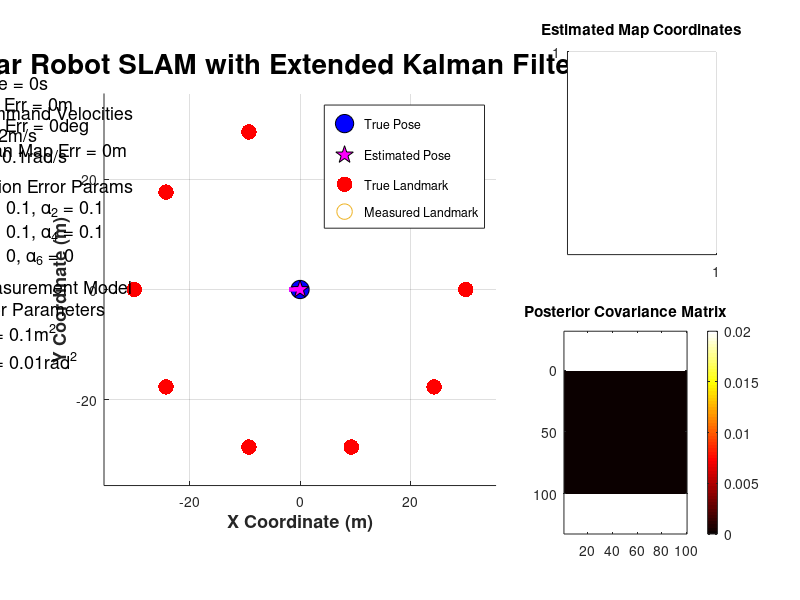

Recreate this plot in MATLAB. (Note: this script raises an error after producing the figure.)
%% ================= Special Problems Summer 2018 =========================
% Topic:    Demonstration of Simulataneous Localization & Mapping (SLAM)
%           with the Extended Kalman Filter (EKF)
% Student:  Sanandeesh Kamat (M.Sc candidate)
% Adivisor: Dr. Zoran Gajik
% School:   Rutgers University - Graduate School of Engineering
%           Electical & Computer Engineering 
% Source:   S. Thrun, "Probabilistic Robotics", MIT Press (2006)
% =========================================================================

function [] = mainEKFSLAM()
    clc;
    close all;
    bVideo = false;
    if bVideo
        hVidWrtr = VideoWriter('./EKFSLAM.avi');
        open(hVidWrtr);
    end
    Ts = 0.1;   % Time Step (s)
    v  = 2;     % Commanded Translational Velocity (m/s)
    w  = 0.1;   % Commanded Angular Velocity (rad/s)
    % Initialize True Pose
    pose = [0;  % x (m)
            0;  % y (m)
            pi]; % bearing (rad)
    trailLength = 200; 
    posTrail = zeros(2, trailLength); % Circular Buffer of Past Robot Positions
    theta = pose(3);
    % Initialize Map of Landmark Features
    numLandmarks = 10;
    rngLandmarks = 30;
    map = InitMap(rngLandmarks, numLandmarks);
    % Initialize the Estimated Posterior/Belief of State: 1st & 2nd Moments of Gaussian Rand Vector
    % First Moment of the Belief
    % First three elements are the robot pose (x_t,y_t,theta_t), the remainder are landmark coordinates (x_i, y_i)
    dimState   = 3+2*numLandmarks; % Dimensionality of SLAM State
    muState    = zeros(dimState,1); 
    muState(3) = pi;
    covState   = diag(0.1*ones(1,dimState)); % Second Moment of the Belief
    covState(1:3,1:3) = 0;
    muPosTrail = zeros(2, trailLength); % Circular Buffer of Past Robot Positions 
    muMapTrail = NaN*zeros(2*numLandmarks, trailLength); % Circular Buffer of Past Robot Positions 
    % Define Motion Error Parameters
    alphaVal = 0.1;
    alphaVec = [alphaVal, alphaVal, alphaVal, alphaVal, 0, 0];
    % Define Measurement Error Parameters
    varObs = [0.1;   % Variance of Measured Range (m^2)
              0.01]; % Variance of Measured Bearing (rad^2)
    % Initialize Figure
    time = 0;
    maxTime  = 100; % sec 
    numSteps = floor(maxTime/Ts);
    [hFig,     hCurrPos,   hCurrAz,  hTrail, ...
     hObs,     hCurrMuPos, hPostPDF, hCurrMuAz, ...
     hMuTrail, hDynText,   hEstMap, hMapTrail] = InitFigure(pose, theta, posTrail, map, v, w, alphaVec, varObs, muMapTrail);
    % ======================== Begin Simulation ======================== 
    for iStep = 1:numSteps
        if ishandle(hFig)
            time = time + Ts; % Update Time
            % =============== Motion & Measurement Models ================  
            % Generate the Next Robot Pose with the Noisy Velocity Motion Model
            [pose] = GenerateNextPose(v, w, Ts, pose, alphaVec);
            theta = pose(3);
            % Update Position Trail (Circular Buffer)
            posTrail(:, 1:end-1) =  posTrail(:,2:end);
            posTrail(:,end)      = [pose(1);   % x
                                    pose(2)];  % y
            % Generate Noisy Local Observations of Landmarks (Range/Bearing)
            obsLocal  = GenerateMeasurements(pose, map, varObs);
            obsGlobal = Local2Global(pose, obsLocal); % Transform into Global (x/y) Coordinates
            % =================== EKF SLAM ===================  
            [muState, covState] = EKFSLAM(muState, covState, v, w, obsLocal, alphaVec, varObs);
            % Compute Mapping Errors
            muMap = ones(size(map));
            muMap(1,:) = muState(4:2:end); % x coords of estimated landmarks
            muMap(2,:) = muState(5:2:end); % y coords of estimated landmarks
            mapErr = mean(mean((map(1:2,:)-muMap(1:2,:)).^2));
            muTheta = muState(3);
            % Update Est. Position Trail (Circular Buffer)
            muPosTrail(:,1:end-1) = muPosTrail(:,2:end);
            muPosTrail(:,end)     = [muState(1);   % x
                                     muState(2)];  % y 
            % Update Est. Map Trail (Circular Buffer)
            muMapTrail(:,1:end-1) = muMapTrail(:,2:end);
            muMapTrail(:,end)     = muState(4:end);
            % =================== Update Figure ===================  
            % Update True Robot Pose
            pointingVec = [pose(1), pose(1)+2*cos(theta);
                           pose(2), pose(2)+2*sin(theta)];
            set(hCurrPos, 'XData',  pose(1),          'YData', pose(2));          % Current x/y Pos
            set(hCurrAz,  'XData',  pointingVec(1,:), 'YData', pointingVec(2,:)); % Current Pointing Angle
            set(hTrail,   'XData',  posTrail(1,:),    'YData', posTrail(2,:));    % Pose Trail
            % Update Robot Measurements
            set(hObs,     'XData',  obsGlobal(1,:),   'YData', obsGlobal(2,:));
            % Update Posterior Belief
            muPointingVec = [muState(1), muState(1)+2*cos(muTheta);
                             muState(2), muState(2)+2*sin(muTheta)];
            set(hCurrMuPos, 'XData', muState(1),         'YData',  muState(2));        % Current x/y Pos Estimate
            set(hCurrMuAz,  'XData', muPointingVec(1,:),'YData',  muPointingVec(2,:)); % Current Pointing Angle Estimate
            set(hMuTrail,   'XData', muPosTrail(1,:),   'YData', muPosTrail(2,:));     % Estimated Pose Trail
            set(hEstMap,    'XData', muMap(1,:),        'YData', muMap(2,:));          % Latest Map Estimate
            for iLM = 1:numLandmarks
                set(hMapTrail(iLM), 'XData', muMapTrail(2*iLM-1,:), 'YData', muMapTrail(2*iLM,:));          % Latest Map Estimate
            end
            set(hPostPDF,   'CData', covState);                                        % Covariance Matrix of State 
            % Update Text Descriptions
            posErr = round(sqrt((muState(1)-pose(1))^2+(muState(2)-pose(2))^2), 2); % m
            angErr = round(180/pi*(muState(3)-pose(3)), 0); % deg
            [descr] = GetDynamicText(time, posErr, angErr, mapErr);
            set(hDynText, 'str', descr);
            drawnow;
            if bVideo % Write to Video
                currFrame = getframe(hFig);
                writeVideo(hVidWrtr, currFrame);
            end
        else
            break;
        end
    end
    if bVideo
        close(hVidWrtr);
    end
    return;
end

%% Transform Observations from Local (Range/Bearing) to Global (x/y) Coordinate System
function [obsGlobal] = Local2Global(pose, obsLocal)
    obsGlobal = zeros(size(obsLocal));
    numLandmarks = size(obsLocal, 2);
    for iObs = 1:numLandmarks
        %                         Range              Global Bearing
        obsGlobal(1,iObs) = obsLocal(1,iObs)*cos(obsLocal(2,iObs)+pose(3))+pose(1);
        obsGlobal(2,iObs) = obsLocal(1,iObs)*sin(obsLocal(2,iObs)+pose(3))+pose(2);
    end
    return;
end

%% Generate Measurements
function [obs] = GenerateMeasurements(pose, map, varObs)
    obs = ones(size(map));
    numLandmarks = size(map, 2);
    for iObs = 1:numLandmarks
        deltaX = map(1, iObs)-pose(1);
        deltaY = map(2, iObs)-pose(2);
        %              Deterministic                   Random Error
        obs(1, iObs) = sqrt(deltaX^2 + deltaY^2)     + normrnd(0, varObs(1)); % Measured Range (m)
        obs(2, iObs) = atan2(deltaY, deltaX)-pose(3) + normrnd(0, varObs(2)); % Measured Bearing (rad)
        % Keep Measured Bearing b/w +[0,..,2PI]                     
%         obs(2, iObs) = mod(obs(2, iObs)+2*pi, 2*pi);
    end
    return;
end

%% Initialize Map
% INPUTS
% range: range of each landmark from the origin
% numLandmarks: Number of initialized landmarks
% OUTPUTS
% map: matrix of map landmark coordiantes
function [map] = InitMap(range, numLandmarks)
    % Compute Azimuths of Landmarks (radians)
    angles = [0:(2*pi/numLandmarks):(2*pi/numLandmarks*(numLandmarks-1))];
    map = ones( 3, numLandmarks);
    % Compute x/y coordinates of each landmark (signatures are all 1)
    for iLandmark = 1:numLandmarks
        map(1,iLandmark) = range*cos(angles(iLandmark));
        map(2,iLandmark) = range*sin(angles(iLandmark));
    end
    return;
end


%% Initialize Figure
function [hFig,     hCurrPos,   hCurrAz,  hTrail, ...
          hObs,     hCurrMuPos, hPostPDF, hCurrMuAz, ...
          hMuTrail, hDynText, hEstMap, hMapTrail] = InitFigure(pose, theta, posTrail, map, v, w, alpha, varObs, mapTrail)
    s = get(0, 'ScreenSize');
    hFig = figure('Position', [0 0 s(3) s(4)]);
    % ============== Subplot 1: Robot & Landmark Positions ==============
    subplot(2, 3, [1, 2, 4, 5]);
    % True Robot Pose
    hCurrPos = scatter(pose(1), pose(2), 175, 'b', 'filled', 'MarkerEdgeColor', 'k'); hold on; 
    hCurrAz  = plot([pose(1), pose(1)+2*cos(theta)], [pose(2), pose(2)+2*sin(theta)], 'b', 'LineWidth', 3);
    hTrail   = plot( posTrail(1,:), posTrail(2,:), '--b');
    % Map Landmarks and Observations
    hMap = scatter(map(1,:), map(2,:), 125, 'r', 'filled');   
    hObs = scatter(      [],       [], 125, 'b');
    % Estimatd Robot Pose
    hCurrMuPos = scatter(pose(1), pose(2), 175, 'm', 'filled', 'pentagram', 'MarkerEdgeColor', 'k');
    hCurrMuAz  = plot([pose(1), pose(1)+2*cos(theta)], [pose(2), pose(2)+2*sin(theta)], 'm', 'LineWidth', 3);
    hMuTrail   = plot(posTrail(1,:), posTrail(2,:), '--m');
    % Axes/Text/etc.
    title('Planar Robot SLAM with Extended Kalman Filter (EKF)', 'fontsize', 20);
    xlabel('X Coordinate (m)', 'fontweight', 'bold', 'fontsize', 13);
    ylabel('Y Coordinate (m)', 'fontweight', 'bold', 'fontsize', 13);
    descr = GetDynamicText(0, 0, 0, 0);
    hDynText   = text( -60, 31, descr, 'FontSize', 13);
    descr = GetParamText(v, w, alpha, varObs);
    text( -60, 9, descr, 'FontSize', 13);
    grid on;
    axis equal tight;
    xlim([-35.5 35.5]);
    ylim([-35.5 35.5]);
    legend([hCurrPos, hCurrMuPos, hMap, hObs], 'True Pose', 'Estimated Pose', 'True Landmark', 'Measured Landmark');
    % ============== Subplot 2: Estimated Landmark Positions ==============
    subplot(2, 3, [3]);
    hEstMap = scatter(      [],       [], 125, 'b', 'filled'); hold on;
    hMapTrail = plot(mapTrail(1:2:end,:)',mapTrail(2:2:end,:)','b');
    title('Estimated Map Coordinates');
    grid on;
    axis equal tight;
    % ============== Subplot 3: Covariance Matrix ==============
    subplot(2, 3, [6]);
    hPostPDF = imagesc(zeros(100), [0.0, 0.02]);
    title('Posterior Covariance Matrix');
    colorbar;
    axis equal tight;
    colormap hot;
    return;
end

%% Generate the Next Robot Pose with the Noisy Velocity Motion Model
function [poseNext] = GenerateNextPose(v, w, Ts, poseCurr, alpha)
    % Generate Noisy Velocity Commands
    vHat   = v + normrnd(0, alpha(1)*v^2 + alpha(2)*w^2);
    wHat   = w + normrnd(0, alpha(3)*v^2 + alpha(4)*w^2);
    gamHat = 0 + normrnd(0, alpha(5)*v^2 + alpha(6)*w^2);
    % Update Pose
    theta  = poseCurr(3);
    poseNext = poseCurr + [-(vHat/wHat)*sin(theta)+(vHat/wHat)*sin(theta+wHat*Ts);
                            (vHat/wHat)*cos(theta)-(vHat/wHat)*cos(theta+wHat*Ts);
                             wHat*Ts + gamHat*Ts];
    % Keep Pose Theta in [0,..,2PI]                     
    poseNext(3) = mod(poseNext(3)+2*pi, 2*pi);                     
    return;
end

%% Get Dynamic Text: time, position error, and angle error
function [descr] = GetDynamicText(time, posErr, angErr, mapErr)
    descr = {['Time = ', num2str(time), 's'];
             ['Pos Err = ', num2str(posErr), 'm'];
             ['Ang Err = ', num2str(angErr), 'deg'];
             ['Mean Map Err = ', num2str(mapErr), 'm']};
    return;
end

%% Get Parameter Text 
function [descr] = GetParamText(v, w, alphaVec, varObs)
   descr = {  'Command Velocities';
             ['v = ', num2str(v), 'm/s'];
             ['w = ', num2str(w), 'rad/s'];
             ' '
             'Motion Error Params';
             ['\alpha_{1} = ', num2str(alphaVec(1)), ', \alpha_{2} = ', num2str(alphaVec(2))];
             ['\alpha_{3} = ', num2str(alphaVec(3)), ', \alpha_{4} = ', num2str(alphaVec(4))];
             ['\alpha_{5} = ', num2str(alphaVec(5)), ', \alpha_{6} = ', num2str(alphaVec(6))];
             ' '
             'Measurement Model';
              'Error Parameters';
              ['\sigma_{R}^{2} = ', num2str(varObs(1)), 'm^2'];
              ['\sigma_{\phi}^{2} = ', num2str(varObs(2)), 'rad^2']};             
    return;
end


